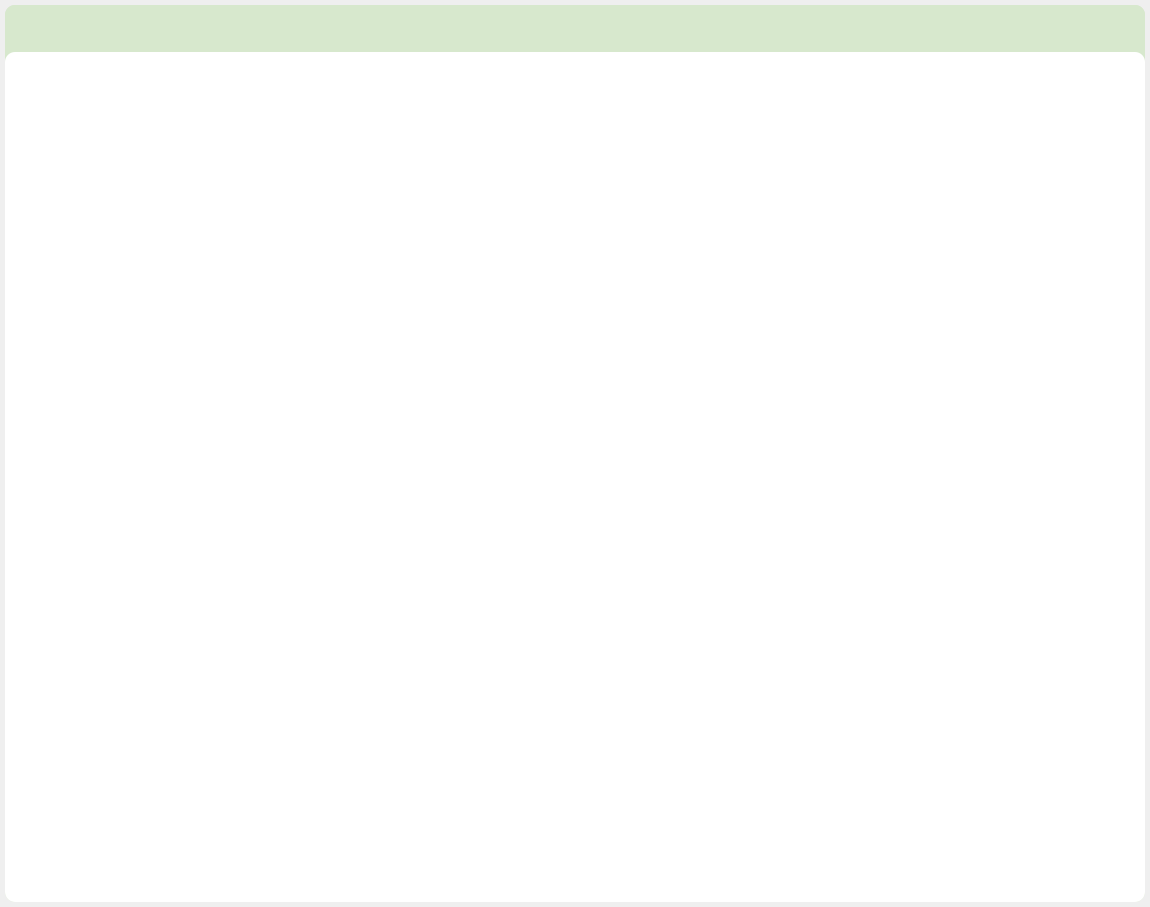
<?xml version="1.0" encoding="UTF-8"?>
<ui version="4.0">
 <class>mainWindow</class>
 <widget class="QWidget" name="mainWindow">
  <property name="geometry">
   <rect>
    <x>0</x>
    <y>0</y>
    <width>1150</width>
    <height>907</height>
   </rect>
  </property>
  <property name="windowTitle">
   <string>Chess</string>
  </property>
  <property name="windowIcon">
   <iconset>
    <normaloff>../image/icon.jpg</normaloff>../image/icon.jpg</iconset>
  </property>
  <property name="styleSheet">
   <string notr="true">QFrame#frame_main{border-radius: 10px;border: none;background-color: rgb(255, 255, 255);}
QFrame#frame_header{border-radius: 10px;border: none;background-color: rgb(215, 232, 205);}
QFrame#frame_total{border-radius: 10px;background-color: rgb(215, 232, 205);}




</string>
  </property>
  <layout class="QGridLayout" name="gridLayout">
   <property name="leftMargin">
    <number>5</number>
   </property>
   <property name="topMargin">
    <number>5</number>
   </property>
   <property name="rightMargin">
    <number>5</number>
   </property>
   <property name="bottomMargin">
    <number>5</number>
   </property>
   <item row="0" column="0">
    <widget class="QFrame" name="frame_total">
     <property name="styleSheet">
      <string notr="true"/>
     </property>
     <property name="frameShape">
      <enum>QFrame::Shape::StyledPanel</enum>
     </property>
     <property name="frameShadow">
      <enum>QFrame::Shadow::Raised</enum>
     </property>
     <layout class="QGridLayout" name="gridLayout_2" rowstretch="1,18">
      <property name="leftMargin">
       <number>0</number>
      </property>
      <property name="topMargin">
       <number>0</number>
      </property>
      <property name="rightMargin">
       <number>0</number>
      </property>
      <property name="bottomMargin">
       <number>0</number>
      </property>
      <property name="spacing">
       <number>0</number>
      </property>
      <item row="0" column="0">
       <widget class="QFrame" name="frame_header">
        <property name="styleSheet">
         <string notr="true">QPushButton{border-radius: 15px;}
QPushButton:hover{
	background-color: rgb(234, 234, 234);
}</string>
        </property>
        <property name="frameShape">
         <enum>QFrame::Shape::StyledPanel</enum>
        </property>
        <property name="frameShadow">
         <enum>QFrame::Shadow::Raised</enum>
        </property>
        <widget class="QPushButton" name="pushButton_close">
         <property name="geometry">
          <rect>
           <x>1090</x>
           <y>8</y>
           <width>30</width>
           <height>30</height>
          </rect>
         </property>
         <property name="styleSheet">
          <string notr="true"/>
         </property>
         <property name="text">
          <string/>
         </property>
         <property name="icon">
          <iconset theme="QIcon::ThemeIcon::ApplicationExit"/>
         </property>
        </widget>
        <widget class="QPushButton" name="pushButton_min">
         <property name="geometry">
          <rect>
           <x>1040</x>
           <y>8</y>
           <width>30</width>
           <height>30</height>
          </rect>
         </property>
         <property name="styleSheet">
          <string notr="true"/>
         </property>
         <property name="text">
          <string/>
         </property>
         <property name="icon">
          <iconset theme="QIcon::ThemeIcon::ListRemove"/>
         </property>
        </widget>
        <widget class="QPushButton" name="pushButton_min_2">
         <property name="geometry">
          <rect>
           <x>990</x>
           <y>8</y>
           <width>30</width>
           <height>30</height>
          </rect>
         </property>
         <property name="styleSheet">
          <string notr="true"/>
         </property>
         <property name="text">
          <string/>
         </property>
         <property name="icon">
          <iconset theme="QIcon::ThemeIcon::DocumentProperties"/>
         </property>
        </widget>
       </widget>
      </item>
      <item row="1" column="0">
       <widget class="QFrame" name="frame_main">
        <property name="styleSheet">
         <string notr="true">border-radius: 10px;</string>
        </property>
        <property name="frameShape">
         <enum>QFrame::Shape::StyledPanel</enum>
        </property>
        <property name="frameShadow">
         <enum>QFrame::Shadow::Raised</enum>
        </property>
       </widget>
      </item>
     </layout>
    </widget>
   </item>
  </layout>
 </widget>
 <resources/>
 <connections/>
</ui>
